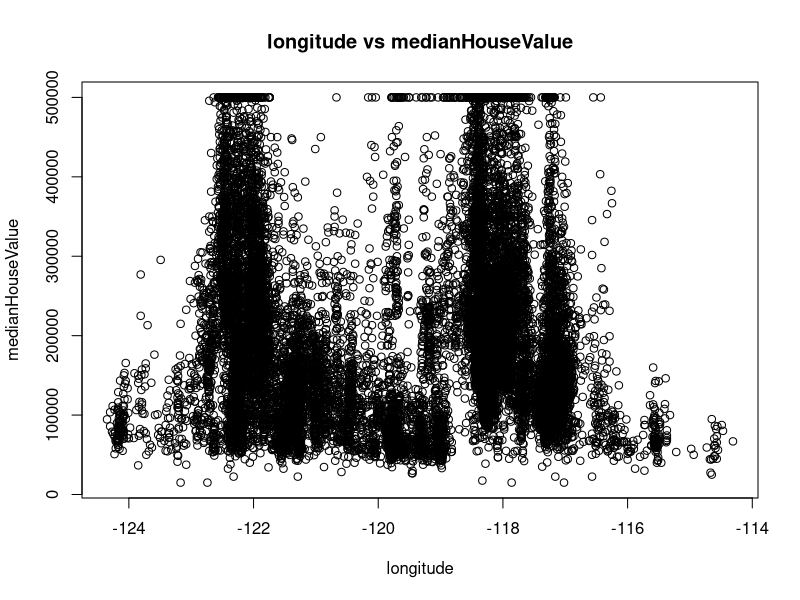
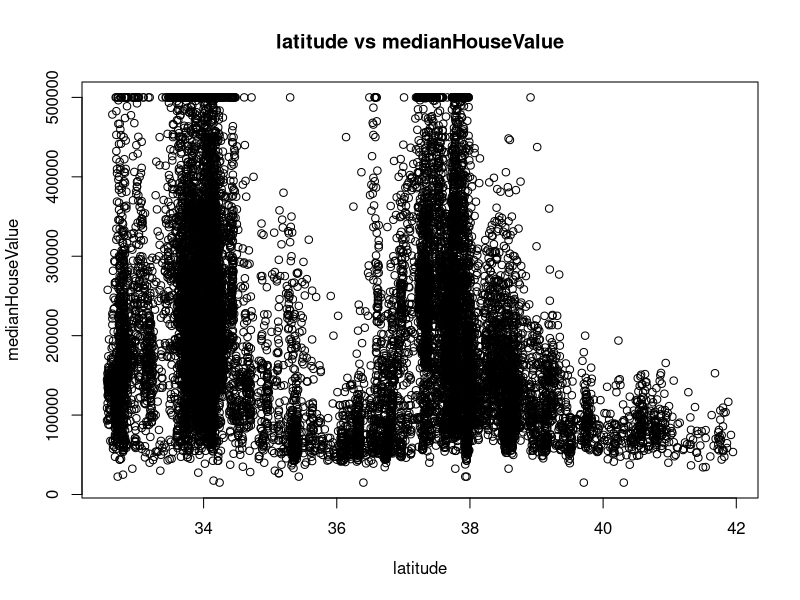
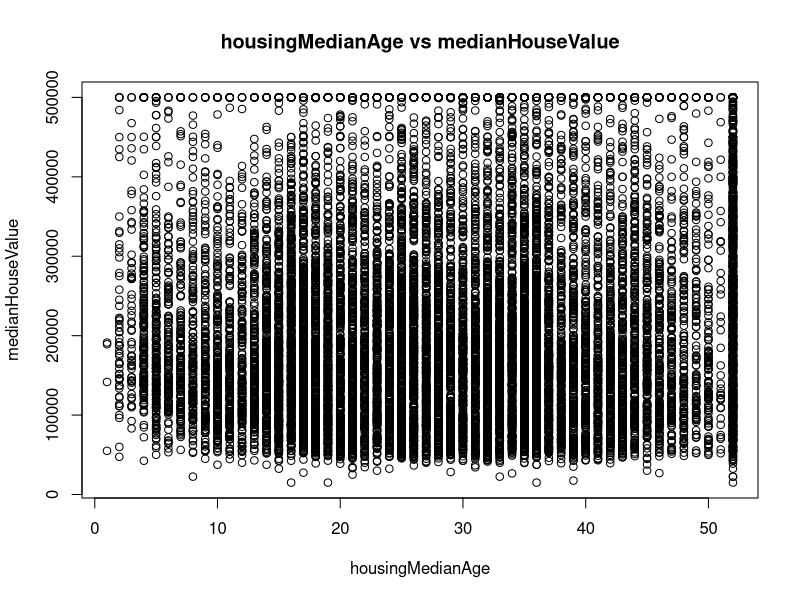
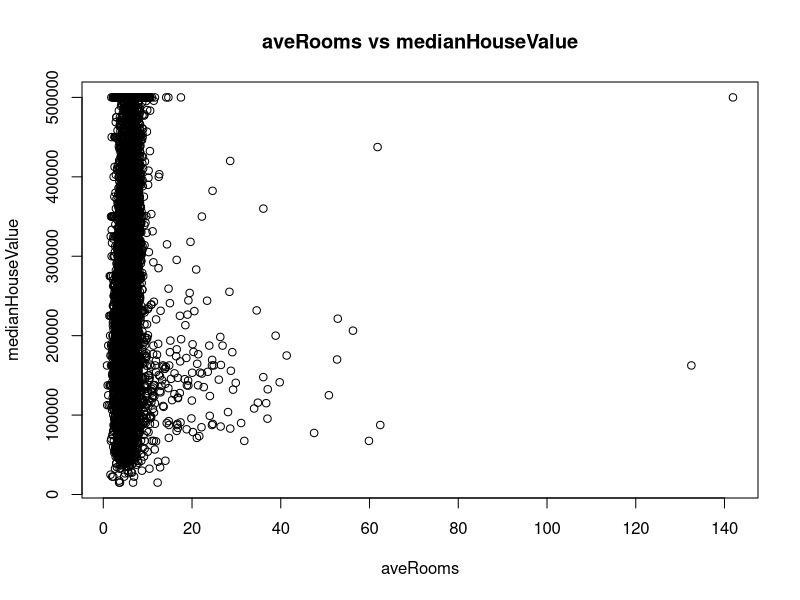
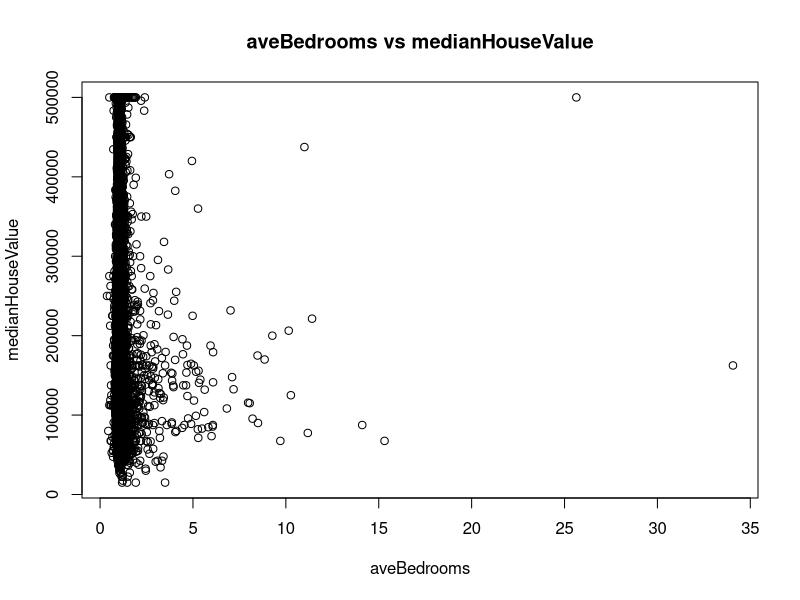
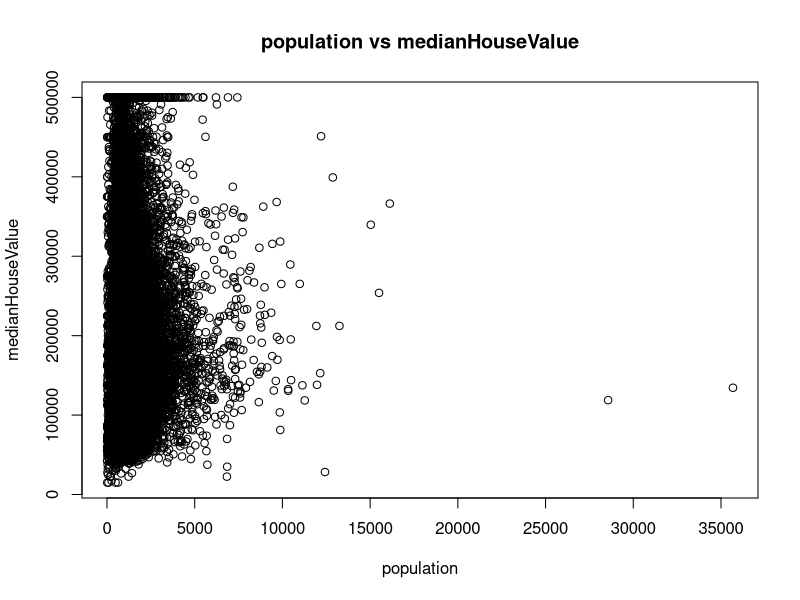
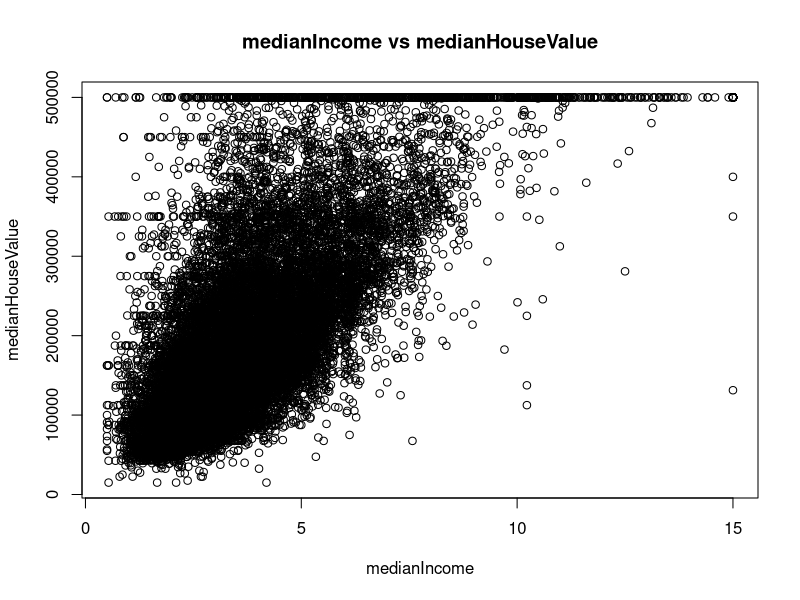
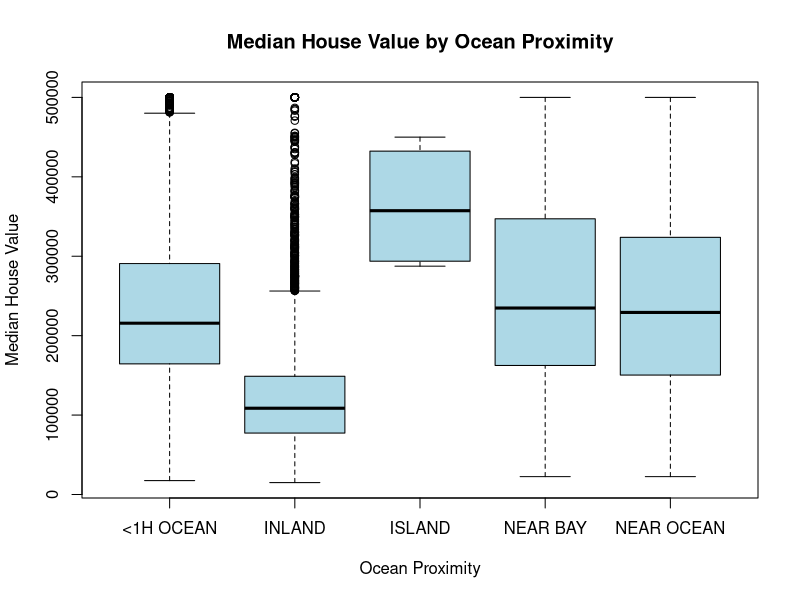

These charts were generated, in order, by the following R code: (Note: this script raises an error after producing the figures.)
## ---- chunk 1
knitr::opts_chunk$set(echo = TRUE)
## ---- chunk 2
options(scipen=999)
data <- read.csv("Assignt1_data.csv")

# Summary stuff

head(data)
dim(data) 
data$oceanProximity <- as.factor(data$oceanProximity)

# NA's
incomplete_rows <- data[!complete.cases(data), ] # these are all missing aveBedrooms. Maybe just don't use this feature
data <- na.omit(data) 
rownames(data) <- 1:nrow(data) 

## ---- chunk 3
#censoring

#make a comment from here:
summary(data)

#other things are also censored

data[order(-data$medianHouseValue), ]
value <- 500001  # change to your target value
percentage <- mean(data$medianHouseValue == value) * 100
cat("Percentage of data with medianHouseValue =", value, "is", percentage, "%\n")

# Probably not super necessary to include
# initial plots
target_col <- "medianHouseValue"
exclude <- c("id","oceanProximity",target_col)

for (col in names(data)) {
  if (!(col %in% exclude)) {
    plot(data[[col]], data[[target_col]],
         xlab = col,
         ylab = target_col,
         main = paste(col, "vs", target_col))
  }
}
# For qualitative variable
boxplot(medianHouseValue ~ oceanProximity, data = data,
        main = "Median House Value by Ocean Proximity",
        xlab = "Ocean Proximity",
        ylab = "Median House Value",
        col = "lightblue")

# Need to include more stuff, very basic here

## ---- chunk 4

## MOST IMPORTANT BITS

#looks way better
#population, issues with leverage, heterscedascity
lm.fit <- lm(medianHouseValue~population,data = data) 
summary(lm.fit)
plot(lm.fit)

lm.fit <- lm(medianHouseValue~log(population),data = data) 
summary(lm.fit)
plot(lm.fit)



# Point out cluster around LA and SF

plot(data$longitude, data$latitude, 
     xlab = "Longitude", ylab = "Latitude", 
     main = "California Housing Data with LA and SF", 
     pch = 20, col = "grey")

# Add LA point
points(-118.24, 34.05, col = "red", pch = 19, cex = 1.5)
text(-118.24, 34.05, labels = "LA", pos = 3, col = "red")

# Add SF point
points(-122.42, 37.77, col = "blue", pch = 19, cex = 1.5)
text(-122.42, 37.77, labels = "SF", pos = 3, col = "blue")


## ---- chunk 5
# initial model
#reinitalise data just in case
data <- read.csv("Assignt1_data.csv")
data <- na.omit(data) 
data$oceanProximity <- as.factor(data$oceanProximity)

lm.fit.og <- lm(medianHouseValue~.,data = data) # ID not a relevant predictor
summary(lm.fit.og)
# population (population in particular) and island and near bay look iffy
deviance(lm.fit.og)
contrasts(data$oceanProximity)


plot(lm.fit.og)
# some outliers/leverage points
# clear heteroscedasticity


# Checking Collinearity
library(car)
vif(lm.fit.og)

# Correlation matrix
numeric_vars <- data[sapply(data, is.numeric)]
cor_matrix <- cor(numeric_vars, use = "complete.obs")
round(cor_matrix, 2)

#ideas for model selection
regfit=regsubsets(medianHouseValue~.,data = data,nvmax =length(coef(lm.fit.og)))
#summary(regfit.full)



## ---- chunk 6
# New fit
data$bedroomsPerRoom <- data$aveBedrooms / data$aveRooms
#distance to centre
center_lat <- mean(data$latitude)
center_lon <- mean(data$longitude)

data$distToCenter <- sqrt((data$latitude - center_lat)^2 + (data$longitude - center_lon)^2)

data$incomePerRoom = data$medianIncome / data$aveRooms

# Dist from LA and SF
library(geosphere)
# Need to reference this
la_coords <- c(-118.24, 34.05)   # (longitude, latitude)
sf_coords <- c(-122.42, 37.77)

# Add distance to LA
data$distToLA <- apply(data[, c("longitude", "latitude")], 1, function(coord) {
  distGeo(coord, la_coords) / 1000  # convert meters to km
})

#Add distance to SF
data$distToSF <- apply(data[, c("longitude", "latitude")], 1, function(coord) {
  distGeo(coord, sf_coords) / 1000
})


# Compute direction angles
data$dirToLA <- atan2(data$latitude - la_coords[2], data$longitude - la_coords[1])
data$dirToSF <- atan2(data$latitude - sf_coords[2], data$longitude - sf_coords[1])

# Encode directions using sin and cos
data$cosDirToLA <- cos(data$dirToLA)
data$sinDirToLA <- sin(data$dirToLA)

data$cosDirToSF <- cos(data$dirToSF)
data$sinDirToSF <- sin(data$dirToSF)

# Remove intermediate angle variables
data$dirToLA <- NULL
data$dirToSF <- NULL

data$cityProximityScore <- 1 / (1 + data$distToLA) + 1 / (1 + data$distToSF)

data$cityProximityScore <- 1 / (1 + data$distToLA) + 1 / (1 + data$distToSF)
data$isCensored <- as.integer(data$medianHouseValue >= 500001)

## ---- chunk 7
library(leaps)
#since can't call predict for regsubsets. doing the same thing as the for loop
predict.regsubsets=function(object,newdata,id,...){ #... allows for other arguments to be passed into the function
  form=as.formula(object$call[[2]])
  mat=model.matrix(form,newdata)
  coefi=coef(object,id=id)
  xvars=names(coefi)
  mat[,xvars]%*%coefi
}

## ---- chunk 8

library(car)
# k-fold CV


lm.fit <- lm(medianHouseValue~.-id-oceanProximity-aveBedrooms-aveRooms-population+bedroomsPerRoom+longitude:latitude+log(population)+I(medianIncome^2)+I(medianIncome^3)+I(housingMedianAge^2)+medianIncome:log(population)+bedroomsPerRoom:medianIncome+medianIncome:housingMedianAge+distToCenter:medianIncome+latitude:incomePerRoom+bedroomsPerRoom:distToLA+I(medianIncome/housingMedianAge)+I(latitude^2)+I(longitude^2)+I(latitude^3)+I(longitude^3)+log(incomePerRoom)+log(medianIncome/distToCenter)+housingMedianAge:incomePerRoom+cityProximityScore:housingMedianAge+cityProximityScore:bedroomsPerRoom+medianIncome:cosDirToLA+medianIncome:sinDirToLA+medianIncome:cosDirToSF+medianIncome:sinDirToSF+medianIncome:isCensored,data = data)
summary(lm.fit)
nvmax <- length(coef(lm.fit)) - 1


k=10
set.seed(3)
folds=sample(1:k,nrow(data),replace=TRUE)
cv.errors=matrix(NA,k,nvmax, dimnames=list(NULL, paste(1:nvmax))) # NA means no data, NULL means no row names


for(j in 1:k){
  best.fit=regsubsets(medianHouseValue~.-id-oceanProximity-aveBedrooms-aveRooms-population+bedroomsPerRoom+longitude:latitude+log(population)+I(medianIncome^2)+I(medianIncome^3)+I(housingMedianAge^2)+medianIncome:log(population)+bedroomsPerRoom:medianIncome+medianIncome:housingMedianAge+distToCenter:medianIncome+latitude:incomePerRoom+bedroomsPerRoom:distToLA+I(medianIncome/housingMedianAge)+I(latitude^2)+I(longitude^2)+I(latitude^3)+I(longitude^3)+log(incomePerRoom)+log(medianIncome/distToCenter)+housingMedianAge:incomePerRoom+cityProximityScore:housingMedianAge+cityProximityScore:bedroomsPerRoom+medianIncome:cosDirToLA+medianIncome:sinDirToLA+medianIncome:cosDirToSF+medianIncome:sinDirToSF+medianIncome:isCensored,data = data[folds!=j,],nvmax=nvmax)
  for(i in 1:nvmax){
    pred=predict(best.fit,data[folds==j,],id=i)
    cv.errors[j,i]=mean( (data$medianHouseValue[folds==j]-pred)^2)
  }
}
mean.cv.errors=apply(cv.errors,2,mean)
mean.cv.errors
par(mfrow=c(1,1))
best.model.size <- as.numeric(names(which.min(mean.cv.errors)))
plot(mean.cv.errors,type='b')
points(best.model.size, mean.cv.errors[best.model.size], col = "red", pch = 19, cex = 1.5)
# Obtain the best subset model using the full data and CV selected id
reg.best=regsubsets(medianHouseValue~.-id-oceanProximity-aveBedrooms-aveRooms-population+bedroomsPerRoom+longitude:latitude+log(population)+I(medianIncome^2)+I(medianIncome^3)+I(housingMedianAge^2)+medianIncome:log(population)+bedroomsPerRoom:medianIncome+medianIncome:housingMedianAge+distToCenter:medianIncome+latitude:incomePerRoom+bedroomsPerRoom:distToLA+I(medianIncome/housingMedianAge)+I(latitude^2)+I(longitude^2)+I(latitude^3)+I(longitude^3)+log(incomePerRoom)+log(medianIncome/distToCenter)+housingMedianAge:incomePerRoom+cityProximityScore:housingMedianAge+cityProximityScore:bedroomsPerRoom+medianIncome:cosDirToLA+medianIncome:sinDirToLA+medianIncome:cosDirToSF+medianIncome:sinDirToSF+medianIncome:isCensored,data = data, nvmax=nvmax)
coef(reg.best,best.model.size)


best.predictors = names(coef(reg.best, best.model.size))[-1]  # remove intercept
# Create formula dynamically
formula.best = as.formula(paste("medianHouseValue ~", paste(best.predictors, collapse = " + ")))

# Fit the model using lm
model.best = lm(formula.best, data = data)
summary(model.best)
#vif(model.best,type = "predictor")
#regfit <- regsubsets(formula.best,data = data,nvmax =length(coef(model.best)))
## ---- chunk 9
# With oceanProximity
# best so far
#oceanProximity+oceanProximity:medianIncome+housingMedianAge:oceanProximity+log(population):oceanProximity+latitude
new.formula = update(formula.best, . ~ . + oceanProximity +oceanProximity:medianIncome + oceanProximity:distToCenter + oceanProximity:incomePerRoom)
model.best = lm(new.formula, data = data)

summary(model.best)
#vif(model.best,type = "predictor")


#with oceanProximity is better

plot(model.best)

names(coef(model.best))
# Remove outliers
data_unlev <- data[-c(7418,7420),] # these are all island - ridge or lasso can get rid of this

#data[data$oceanProximity == "ISLAND",]
#regfit.full=regsubsets(new.formula,data = data,nvmax =length(coef(model.best)))
#summary(regfit.full)
## ---- chunk 10

library(glmnet)
x = model.matrix(new.formula, data = data)[, -1]  # Remove intercept column
y = data$medianHouseValue

# Perform 10-fold cross-validation to find the best lambda
set.seed(7)
lambda_grid <- 10^seq(-5, -2, length = 100)  # from 1e-5 to 1e-2
cv.ridge = cv.glmnet(x, y, alpha = 0,lambda = lambda_grid, nfolds = 10,standardize = TRUE)

# Extract best lambda (lambda.min gives lambda with minimum MSE)
best.lambda = cv.ridge$lambda.min

ridge.model = glmnet(x, y, alpha = 0, lambda = best.lambda)
coef(ridge.model)




## ---- chunk 11

test_data <- read.csv("Assignt1_test full.csv")
test_data$bedroomsPerRoom <- test_data $aveBedrooms / test_data $aveRooms
test_data$distToCenter <- sqrt((test_data$latitude - center_lat)^2 + (test_data$longitude - center_lon)^2)
test_data$incomePerRoom = test_data$medianIncome / test_data$aveRoom
# Add distance to LA
test_data$distToLA <- apply(test_data[, c("longitude", "latitude")], 1, function(coord) {
  distGeo(coord, la_coords) / 1000  # convert meters to km
})

#Add distance to SF
test_data$distToSF <- apply(test_data[, c("longitude", "latitude")], 1, function(coord) {
  distGeo(coord, sf_coords) / 1000
})

# Compute direction angles
test_data$dirToLA <- atan2(test_data$latitude - la_coords[2], test_data$longitude - la_coords[1])
test_data$dirToSF <- atan2(test_data$latitude - sf_coords[2], test_data$longitude - sf_coords[1])


# Encode directions using sin and cos
test_data$cosDirToLA <- cos(test_data$dirToLA)
test_data$sinDirToLA <- sin(test_data$dirToLA)

test_data$cosDirToSF <- cos(test_data$dirToSF)
test_data$sinDirToSF <- sin(test_data$dirToSF)

# Remove intermediate angle variables
test_data$dirToLA <- NULL
test_data$dirToSF <- NULL

test_data$cityProximityScore <- 1 / (1 + test_data$distToLA) + 1 / (1 + test_data$distToSF)

test_data$isCensored <- as.integer(test_data$medianHouseValue >= 500001)
actual <- test_data$medianHouseValue

#OG
pred <- predict(lm.fit.og, newdata = test_data  )
pred <- pmax(pmin(pred,500001),14999)
og_mse <- mean((pred - actual)^2)
og_mse


#Best model
pred <- predict(model.best, newdata = test_data  )
pred <- pmax(pmin(pred,500001),14999)
best_mse <- mean((pred - actual)^2)
best_mse


#ridge
test_matrix <- model.matrix(new.formula, data = test_data)[, -1]
pred <- predict(ridge.model, s = best.lambda, newx = test_matrix)
pred <- pmax(pmin(pred,500001),14999)
ridge_mse <- mean((pred - actual)^2)
ridge_mse
